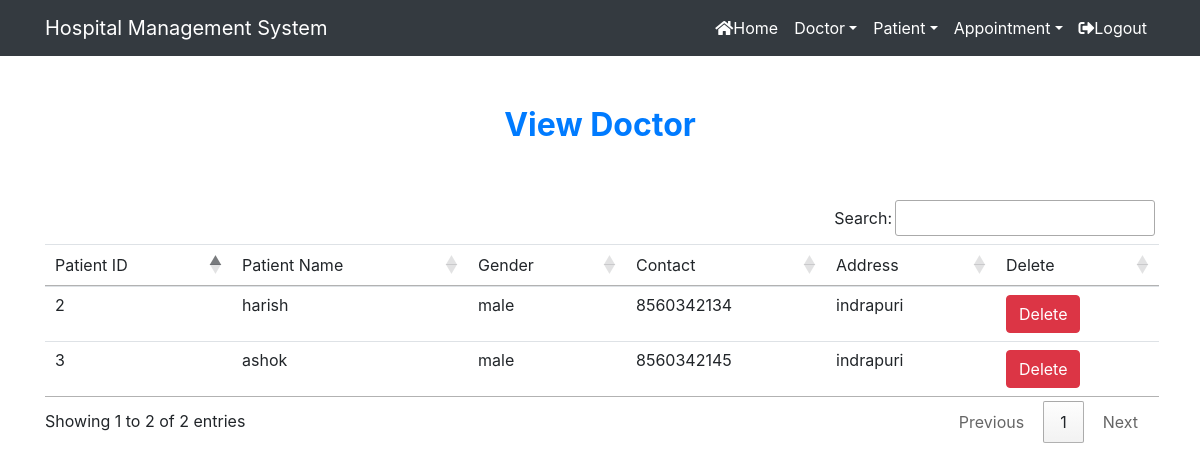
Page /view_patient/ (signed in) on the committed database.
### Hospital/models.py (models this page shows, shortened)
class Patient(models.Model):
    name = models.CharField(max_length=50)
    gender = models.CharField(max_length=10)
    mobile = models.IntegerField(null=True)
    address = models.CharField(max_length=150)

### Hospital/views.py (the view)
# urls.py: path('view_patient/', View_Patient, name='view_patient'),
def View_Patient(request):
    if not request.user.is_staff:
        return redirect('login')
    pat = Patient.objects.all()
    d = {'pat':pat}
    return render(request, 'view_patient.html', d)

### Hospital/templates/view_patient.html
{% extends 'navigationbar.html' %}
{% load static %}
{% block body %}
<div class="container" style="margin-top:50px">
<h2 class="text-center text-primary font-weight-bold">View Doctor</h2>
<br><br>
<table class="table table-hover" id="example">
    <thead>
    <tr>
        <td>Patient ID</td>
        <td>Patient Name</td>
        <td>Gender</td>
        <td>Contact</td>
        <td>Address</td>
        <td>Delete</td>
    </tr>
    </thead>
    <tbody>
    {% for i in pat %}
    <tr>
        <td>{{i.id}}</td>
        <td>{{i.name}}</td>
        <td>{{i.gender}}</td>
        <td>{{i.mobile}}</td>
        <td>{{i.address}}</td>
        <td><a href="{% url 'delete_patient' i.id%}" onclick="return confirm('Are u really want to delete?')" class="btn btn-danger">Delete</a></td>
    </tr>
    {% endfor %}
    </tbody>
</table>
</div>
{% endblock %}

### rows in the picture
Patient: id "2", name "harish", gender "male", mobile "8560342134", address "indrapuri"
Patient: id "3", name "ashok", gender "male", mobile "8560342145", address "indrapuri"
